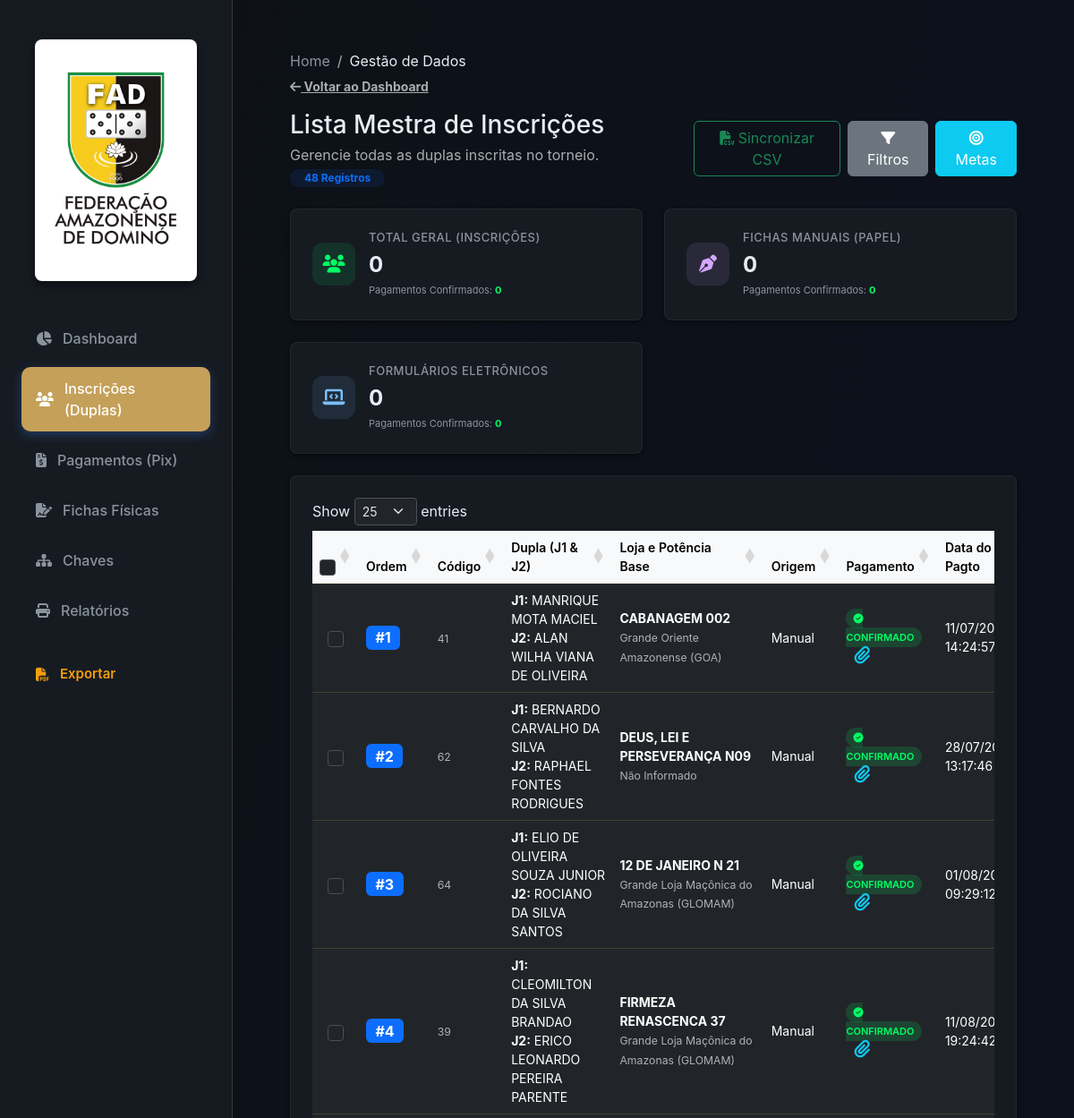
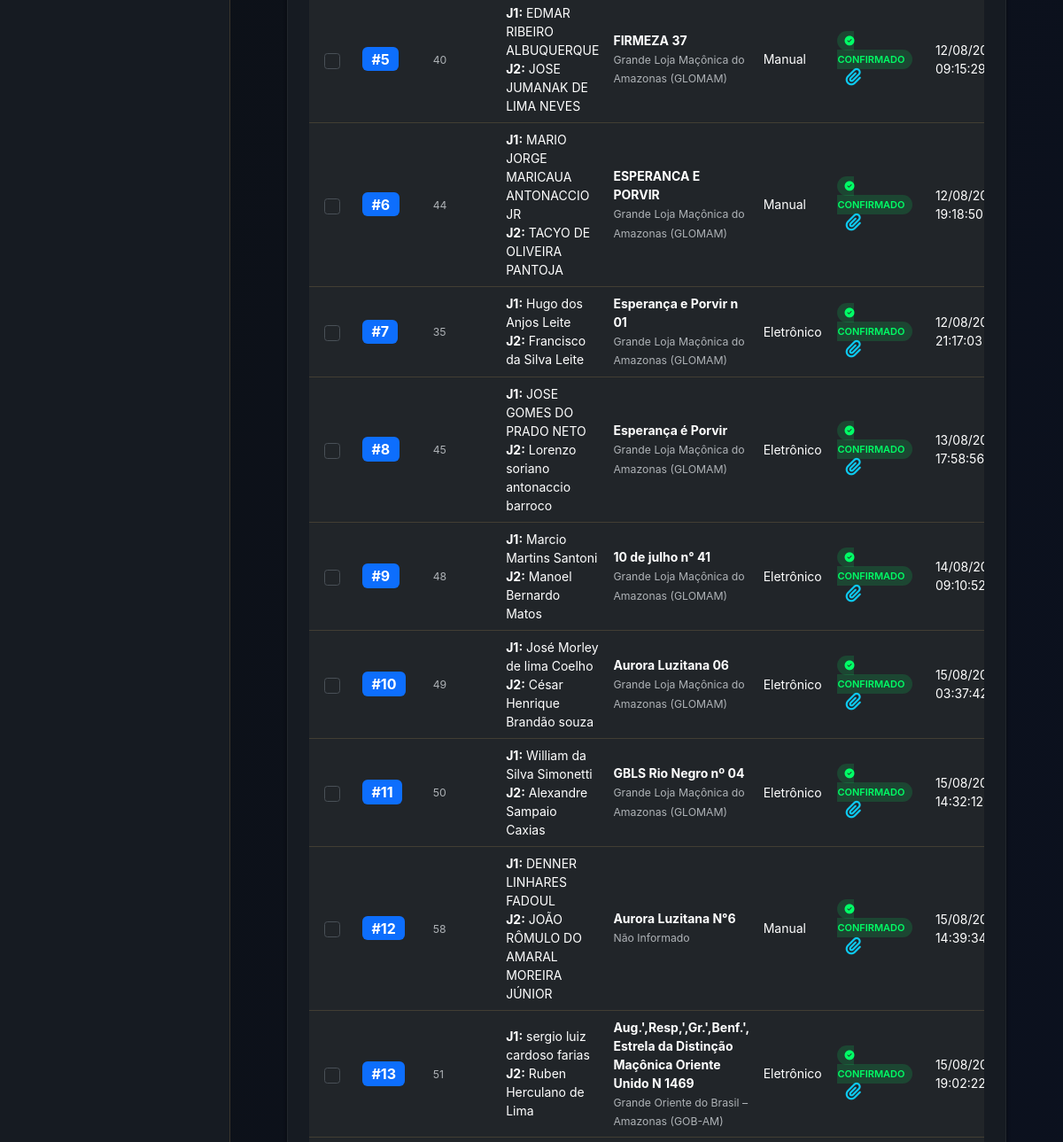
The page /gestao/ (upper part) on the database as committed earlier (2 pictures, top to bottom).
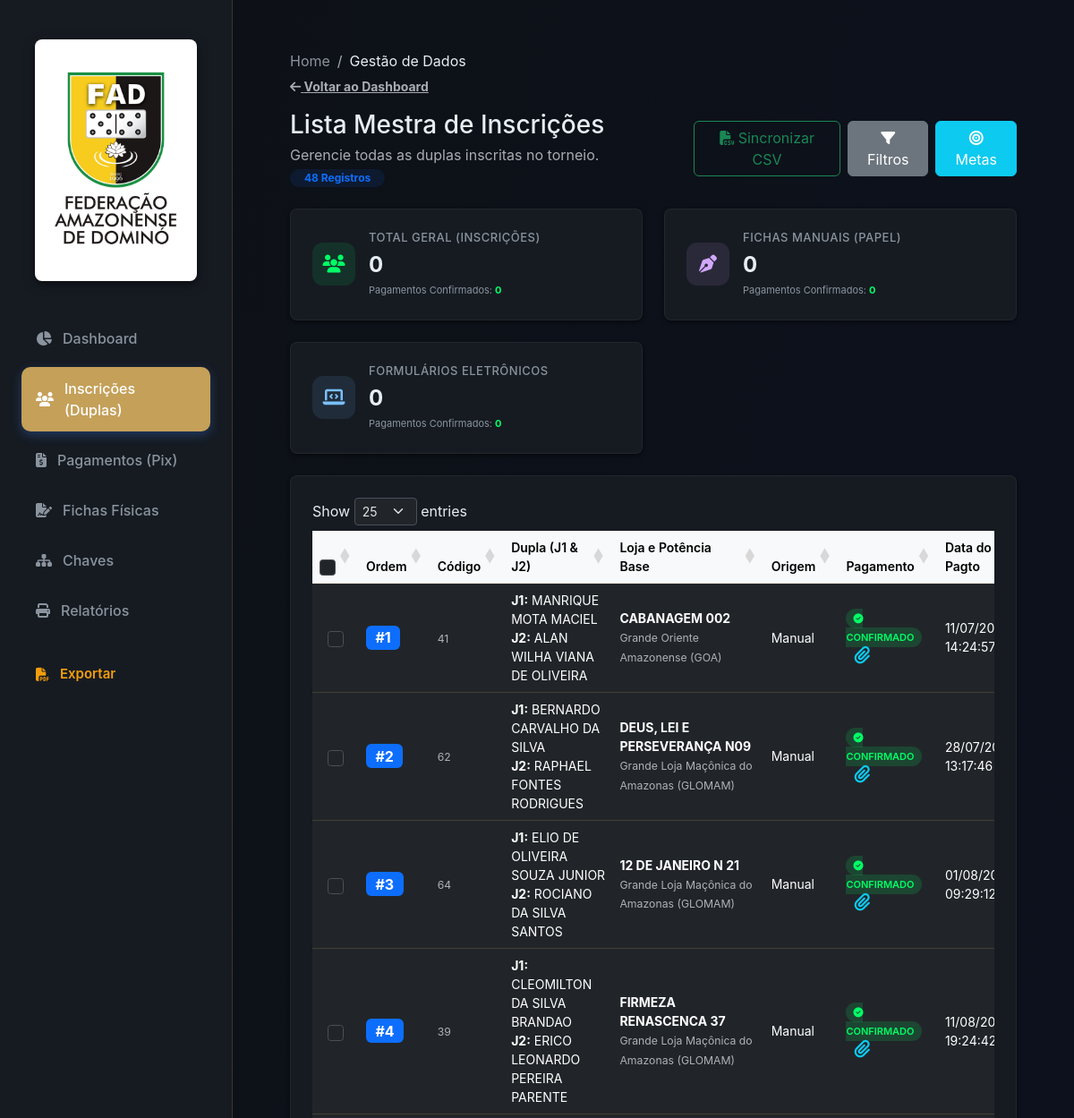
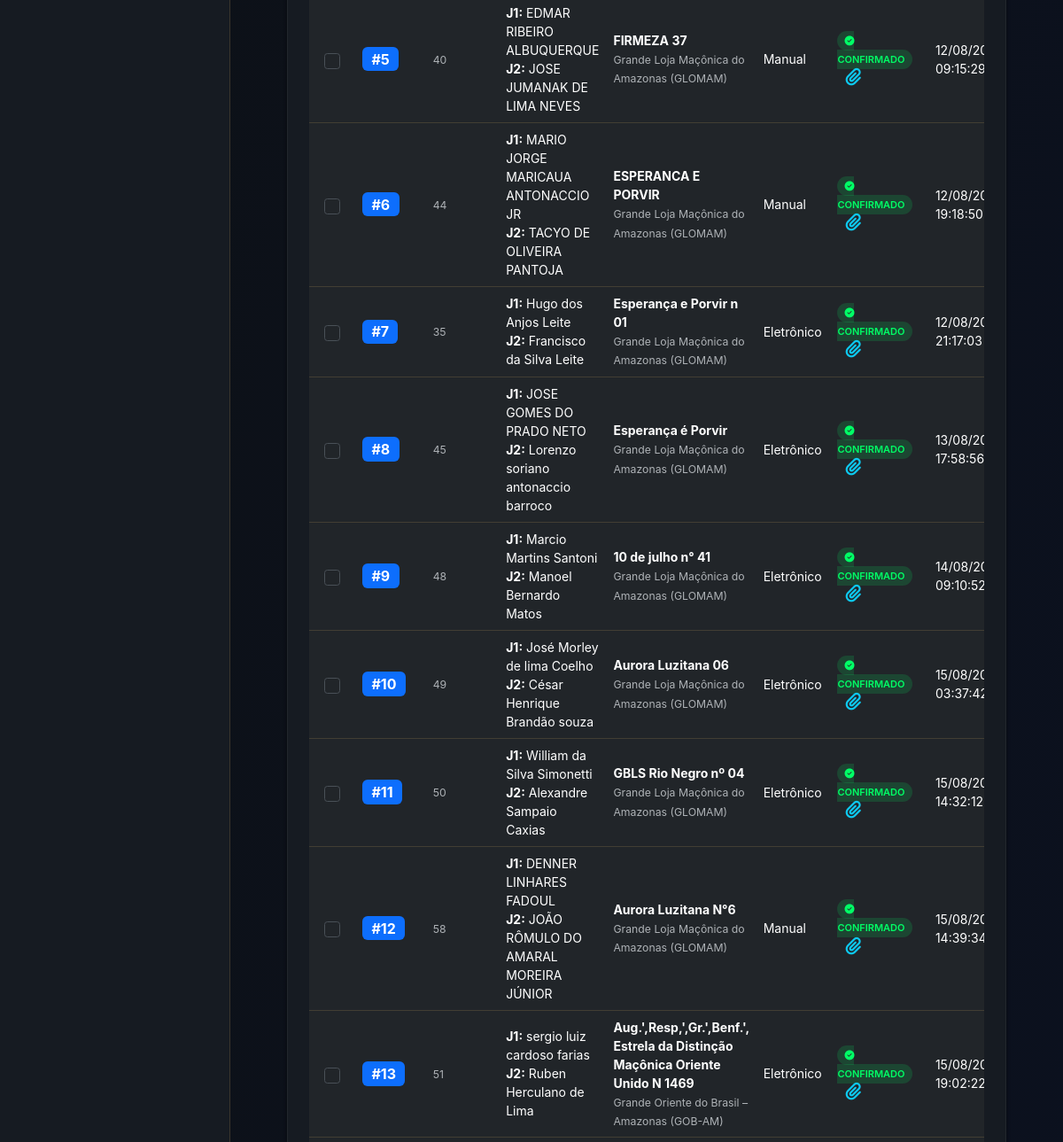
The same page on the database as committed later (2 pictures, top to bottom).
### dashboard/models.py (models this page shows, shortened)
class Dupla(models.Model):
    STATUS_CHOICES = [
        ('Pendente', 'Pendente'),
        ('Confirmado', 'Confirmado'),
    ]
    STATUS_INSCRICAO_CHOICES = [
        ('Pendente', 'Pendente'),
        ('Validada', 'Validada'),
        ('Inscrita', 'Inscrita'),
        ('Cancelada', 'Cancelada'),
        ('Teste', 'Teste'),
        ('Impugnada', 'Impugnada'),
        ('Eliminada', 'Eliminada'),
    ]
    status_inscricao = models.CharField(
        'Status da Inscrição',
        max_length=20,
        choices=STATUS_INSCRICAO_CHOICES,
        default='Pendente'
    )
    purgado = models.BooleanField('Registro Purgado?', default=False, help_text='Marcado quando o usuário deleta a inscrição na UI')
    origem = models.CharField(
        'Origem da Inscrição',
        max_length=50,
        choices=[('Eletrônico', 'Eletrônico (Google Forms)'), ('Manual', 'Ficha Manual (Física)')],
        default='Eletrônico'
    )
    data_hora = models.CharField('Data da Inscrição', max_length=100, blank=True, null=True)
    nome_jogador1 = models.CharField(max_length=200, verbose_name="Nome J1")
    apelido_jogador1 = models.CharField(max_length=100, blank=True, null=True, verbose_name="Apelido J1")
    cim_jogador1 = models.CharField(max_length=50, blank=True, null=True, verbose_name="CIM J1")
    idade_jogador1 = models.PositiveIntegerField('Idade J1', blank=True, null=True)
    profissao_jogador1 = models.CharField('Profissão J1', max_length=150, blank=True, null=True)
    telefone_jogador1 = models.CharField('Telefone J1', max_length=20, blank=True, null=True)
    email_jogador1 = models.EmailField('E-mail J1', blank=True, null=True)
    potencia_jogador1 = models.ForeignKey('Potencia', on_delete=models.SET_NULL, null=True, blank=True, related_name='jogadores1')
    loja_jogador1 = models.CharField('Loja Jogador 1', max_length=200, blank=True, null=True)
    nome_jogador2 = models.CharField('Nome Jogador 2', max_length=200, blank=True, null=True)
    apelido_jogador2 = models.CharField('Apelido J2', max_length=100, blank=True, null=True)
    cim_jogador2 = models.CharField(max_length=50, blank=True, null=True, verbose_name="CIM J2")
    idade_jogador2 = models.PositiveIntegerField('Idade J2', blank=True, null=True)
    profissao_jogador2 = models.CharField('Profissão J2', max_length=150, blank=True, null=True)
    telefone_jogador2 = models.CharField('Telefone J2', max_length=20, blank=True, null=True)
    email_jogador2 = models.EmailField('E-mail J2', blank=True, null=True)
    potencia_jogador2 = models.ForeignKey('Potencia', on_delete=models.SET_NULL, null=True, blank=True, related_name='jogadores2')
    loja_jogador2 = models.CharField('Loja Jogador 2', max_length=200, blank=True, null=True)
    acompanhantes_j1_adultos = models.PositiveIntegerField('Adultos J1', default=0)
    acompanhantes_j1_criancas = models.PositiveIntegerField('Crianças J1', default=0)
    acompanhantes_j2_adultos = models.PositiveIntegerField('Adultos J2', default=0)
    acompanhantes_j2_criancas = models.PositiveIntegerField('Crianças J2', default=0)
    status_pagamento = models.CharField(
        'Status do Pagamento',
        max_length=50,
        choices=STATUS_CHOICES,
        default='Pendente'
    )
    comprovante = models.OneToOneField('Comprovante', on_delete=models.SET_NULL, null=True, blank=True, related_name='dupla')
    ficha_inscricao = models.OneToOneField('FichaInscricao', on_delete=models.SET_NULL, null=True, blank=True, related_name='dupla')
    class Meta:
        verbose_name = 'Dupla'
        verbose_name_plural = 'Duplas'
        unique_together = ('nome_jogador1', 'nome_jogador2', 'data_hora')

class Potencia(models.Model):
    nome_completo = models.CharField('Nome Completo', max_length=200, unique=True)
    sigla = models.CharField('Sigla', max_length=50, unique=True)
    meta_inscricoes = models.PositiveIntegerField('Meta de Inscrições', default=0)
    class Meta:
        verbose_name = 'Potência'
        verbose_name_plural = 'Potências'

class Comprovante(models.Model):
    arquivo = models.FileField('Arquivo do Comprovante', upload_to=upload_comprovante_path)
    pagador = models.CharField('Nome do Pagador', max_length=300, blank=True, null=True)
    banco = models.CharField('Banco', max_length=200, blank=True, null=True)
    valor = models.DecimalField('Valor Declarado', max_digits=10, decimal_places=2, blank=True, null=True)
    identificador = models.CharField('ID da Transação', max_length=200, blank=True, null=True)
    data_hora = models.DateTimeField('Data e Hora do Pagamento')
    data_upload = models.DateTimeField(auto_now_add=True)

### dashboard/views.py (the view)
# urls.py: path('gestao/', views.gestao, name='gestao'),
def gestao(request):
    from django.db.models import F
    duplas = Dupla.objects.filter(purgado=False).order_by(F('comprovante__data_hora').asc(nulls_last=True), 'id')
    rank_dict = {}
    rank = 1
    for d in duplas:
        if d.comprovante_id and d.comprovante.data_hora:
            rank_dict[d.id] = rank
            rank += 1
    q = request.GET.get('q', '').strip()
    if q:
        duplas = duplas.filter(
            Q(nome_jogador1__icontains=q) |
            Q(nome_jogador2__icontains=q) |
            Q(loja_jogador1__icontains=q)
        )
    status = request.GET.get('status', '')
    if status:
        duplas = duplas.filter(status_pagamento=status)
    potencia_id = request.GET.get('potencia', '')
    if potencia_id:
        duplas = duplas.filter(potencia_jogador1__id=potencia_id)
    origem = request.GET.get('origem', '')
    if origem:
        duplas = duplas.filter(origem__icontains=origem)
    potencias = Potencia.objects.all()
    duplas_list = list(duplas)
    for d in duplas_list:
        d.numero = rank_dict.get(d.id, None)
    context = {
        'duplas': duplas_list,
        'potencias': potencias,
        'q': q,
        'status_filter': status,
        'potencia_filter': potencia_id,
        'origem_filter': origem
    }
    return render(request, 'gestao.html', context)

### templates/gestao.html (shortened to what this page needs)
{% load static %}
<!DOCTYPE html>
<html lang="pt-BR" data-bs-theme="dark">
<head>
    <link href="https://cdn.jsdelivr.net/npm/bootstrap@5.3.2/dist/css/bootstrap.min.css" rel="stylesheet">
    <link rel="stylesheet" href="https://cdnjs.cloudflare.com/ajax/libs/font-awesome/6.4.0/css/all.min.css">
    <link href="https://cdn.datatables.net/1.13.6/css/dataTables.bootstrap5.min.css" rel="stylesheet">
    <link rel="stylesheet" href="{% static 'css/style.css' %}">
</head>
<body>
<div class="dashboard-container">
    <aside class="sidebar">
        <div class="logo-container" style="margin-bottom: 20px; padding: 20px 15px; text-align: center;">
            <img src="{% static 'img/logo-FAD-com-fundo.jpeg' %}" alt="FAD Logo" style="width: 100%; height: auto; border-radius: 8px; box-shadow: 0 4px 12px rgba(0,0,0,0.5); object-fit: contain;">
        </div>
                <nav class="sidebar-nav">
            <a href="{% url 'index' %}"><i class="fa-solid fa-chart-pie"></i> Dashboard</a>
            <a href="{% url 'gestao' %}" class="active"><i class="fa-solid fa-users"></i> Inscrições (Duplas)</a>
            <a href="{% url 'gestao_comprovantes' %}"><i class="fa-solid fa-file-invoice-dollar"></i> Pagamentos (Pix)</a>
            <a href="{% url 'gestao_fichas' %}"><i class="fa-solid fa-file-signature"></i> Fichas Físicas</a>
            <a href="{% url 'torneio' %}"><i class="fa-solid fa-sitemap"></i> Chaves</a>
            <a href="{% url 'relatorios' %}"><i class="fa-solid fa-print"></i> Relatórios</a>
            <button class="export-btn mt-3" onclick="window.print()">
                <i class="fa-solid fa-file-pdf"></i> Exportar
            </button>
        </nav>
    </aside>
    <main class="main-content" style="height: 100vh; overflow-y: auto;">
        <div class="container-fluid px-4 py-4">
            <nav aria-label="breadcrumb">
                <ol class="breadcrumb mb-1">
                    <li class="breadcrumb-item"><a href="{% url 'index' %}">Home</a></li>
                    <li class="breadcrumb-item active" aria-current="page">Gestão de Dados</li>
                </ol>
            </nav>
    <a href="{% url 'index' %}" class="text-muted small fw-bold mb-3 d-inline-block"><i class="fa-solid fa-arrow-left"></i> Voltar ao Dashboard</a>
    <div class="d-flex justify-content-between align-items-center mb-4">
        <div>
            <h1 class="h3 mb-1">Lista Mestra de Inscrições</h1>
            <p class="text-muted mb-0 d-inline-block me-2">Gerencie todas as duplas inscritas no torneio.</p>
            <span class="badge bg-primary bg-opacity-10 text-primary rounded-pill px-3 py-1">{{ duplas|length }} Registros</span>
        </div>
        <div class="d-flex gap-2">
            <button id="btnSyncCSV" class="btn btn-outline-success">
                <i class="fa-solid fa-file-csv"></i> Sincronizar CSV
            </button>
            <button class="btn btn-secondary" type="button" data-bs-toggle="collapse" data-bs-target="#filterDrawer" aria-expanded="false" aria-controls="filterDrawer">
                <i class="fa-solid fa-filter"></i> Filtros
            </button>
            <button class="btn btn-info text-white" type="button" data-bs-toggle="modal" data-bs-target="#metasModal">
                <i class="fa-solid fa-bullseye"></i> Metas
            </button>
        </div>
    </div>
    <section class="metrics-grid mb-4" style="display: grid; grid-template-columns: repeat(auto-fit, minmax(280px, 1fr)); gap: 24px;">
        <div class="metric-card gestao-card" style="margin-bottom: 0; display: flex; align-items: center; gap: 15px;">
            <div class="metric-icon total-icon" style="background: rgba(0, 255, 102, 0.1); color: #00ff66; width: 48px; height: 48px; border-radius: 12px; display: flex; align-items: center; justify-content: center; font-size: 20px;">
                <i class="fa-solid fa-users"></i>
            </div>
            <div class="metric-info">
                <h3 style="font-size: 13px; color: #8b949e; text-transform: uppercase; letter-spacing: 0.5px; margin: 0 0 5px 0;">Total Geral (Inscrições)</h3>
                <p id="totalInscritos" class="metric-value" style="font-size: 24px; font-weight: 700; color: #e6edf3; margin: 0;">0</p>
                <p style="font-size: 11px; color: #8b949e; margin: 2px 0 0 0; font-weight: normal;">
                    Pagamentos Confirmados: <strong style="color: #00ff66;" id="totalConfirmados">0</strong>
                </p>
            </div>
        </div>
        <div class="metric-card gestao-card" style="margin-bottom: 0; display: flex; align-items: center; gap: 15px;">
            <div class="metric-icon" style="background: rgba(210, 168, 255, 0.1); color: #d2a8ff; width: 48px; height: 48px; border-radius: 12px; display: flex; align-items: center; justify-content: center; font-size: 20px;">
                <i class="fa-solid fa-pen-nib"></i>
            </div>
            <div class="metric-info">
                <h3 style="font-size: 13px; color: #8b949e; text-transform: uppercase; letter-spacing: 0.5px; margin: 0 0 5px 0;">Fichas Manuais (Papel)</h3>
                <p id="totalManual" class="metric-value" style="font-size: 24px; font-weight: 700; color: #e6edf3; margin: 0;">0</p>
                <p style="font-size: 11px; color: #8b949e; margin: 2px 0 0 0; font-weight: normal;">
                    Pagamentos Confirmados: <strong style="color: #00ff66;" id="confirmadosManual">0</strong>
                </p>
            </div>
        </div>
        <div class="metric-card gestao-card" style="margin-bottom: 0; display: flex; align-items: center; gap: 15px;">
            <div class="metric-icon" style="background: rgba(121, 192, 255, 0.1); color: #79c0ff; width: 48px; height: 48px; border-radius: 12px; display: flex; align-items: center; justify-content: center; font-size: 20px;">
                <i class="fa-solid fa-laptop-code"></i>
            </div>
            <div class="metric-info">
                <h3 style="font-size: 13px; color: #8b949e; text-transform: uppercase; letter-spacing: 0.5px; margin: 0 0 5px 0;">Formulários Eletrônicos</h3>
                <p id="totalEletronico" class="metric-value" style="font-size: 24px; font-weight: 700; color: #e6edf3; margin: 0;">0</p>
                <p style="font-size: 11px; color: #8b949e; margin: 2px 0 0 0; font-weight: normal;">
                    Pagamentos Confirmados: <strong style="color: #00ff66;" id="confirmadosEletronico">0</strong>
                </p>
            </div>
        </div>
    </section>
    <div class="gestao-card">
        <div class="table-responsive">
            <table id="duplasTable" class="table table-hover align-middle w-100">
                <thead class="table-light">
                    <tr>
                        <th style="width: 40px;" class="text-center">
                            <input type="checkbox" id="selectAll" class="custom-checkbox form-check-input">
                        </th>
                        <th>Ordem</th>
                        <th>Código</th>
                        <th>Dupla (J1 & J2)</th>
                        <th>Loja e Potência Base</th>
                        <th>Origem</th>
                        <th>Pagamento</th>
                        <th>Data do Pagto</th>
                    </tr>
                </thead>
                <tbody id="duplasTbody">
                    {% for dupla in duplas %}
                    <tr>
                        <td class="text-center">
                            <input type="checkbox" class="dupla-check custom-checkbox form-check-input" value="{{ dupla.id }}">
                        </td>
                        <td>
                            {% if dupla.numero %}
                                <span class="badge bg-primary fs-6">#{{ dupla.numero }}</span>
                            {% else %}
                                <span class="text-muted"><i class="fa-solid fa-minus"></i></span>
                            {% endif %}
                        </td>
                        <td><small class="text-muted">{{ dupla.id }}</small></td>
                        <td>
                            <strong>J1:</strong> {{ dupla.nome_jogador1 }}<br>
                            <strong>J2:</strong> {% if dupla.nome_jogador2 %}{{ dupla.nome_jogador2 }}{% else %}<span class="text-muted">Sem parceiro</span>{% endif %}
                        </td>
                        <td>
                            <strong>{{ dupla.loja_jogador1|default:"Não Informado" }}</strong><br>
                            <small class="text-muted">{{ dupla.potencia_jogador1.nome_completo|default:"Não Informado" }}</small>
                        </td>
                        <td>{{ dupla.origem }}</td>
                        <td>
                            {% if dupla.status_pagamento == 'Confirmado' %}
                                <span class="status-badge status-confirmado"><i class="fa-solid fa-check-circle"></i> Confirmado</span>
                            {% else %}
                                <span class="status-badge status-pendente"><i class="fa-solid fa-clock"></i> Pendente</span>
                            {% endif %}
                            {% if dupla.comprovante and dupla.comprovante.arquivo %}
                                <button class="btn btn-sm btn-link text-info p-0 ms-2" onclick="openComprovanteModal({{ dupla.id }}, '{{ dupla.comprovante.arquivo.url }}')" title="Ver Comprovante">
                                    <i class="fa-solid fa-paperclip fs-5"></i>
                                </button>
                            {% endif %}
                        </td>
                        <td data-sort="{% if dupla.comprovante and dupla.comprovante.data_hora %}{{ dupla.comprovante.data_hora|date:'YmdHis' }}{% else %}99999999999999{% endif %}">
                            {% if dupla.comprovante and dupla.comprovante.data_hora %}
                                {{ dupla.comprovante.data_hora|date:"d/m/Y H:i:s" }}
                            {% else %}
                                <span class="text-muted"><i class="fa-solid fa-minus"></i></span>
                            {% endif %}
                        </td>
                    </tr>
                    {% endfor %}
                </tbody>
            </table>
        </div>
        </div>
    </main>
</div>
</body>
</html>

Rows that differ between the two databases and show on the page:
changed Dupla "BERNARDO CARVALHO DA SILVA": potencia_jogador1.nome_completo "Não Informado" → "Grande Loja Maçônica do Amazonas (GLOMAM)"
changed Dupla "DENNER LINHARES FADOUL": potencia_jogador1.nome_completo "Não Informado" → "Grande Loja Maçônica do Amazonas (GLOMAM)"
